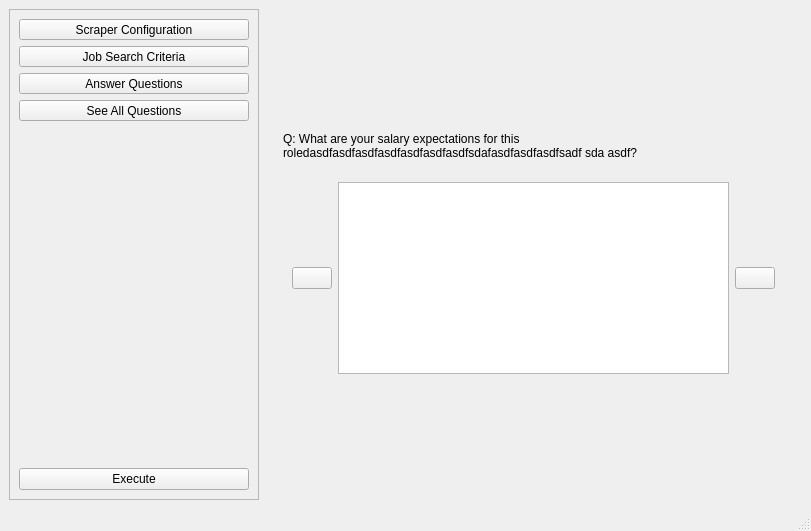
<?xml version="1.0" encoding="UTF-8"?>
<ui version="4.0">
 <class>MainWindow</class>
 <widget class="QMainWindow" name="MainWindow">
  <property name="geometry">
   <rect>
    <x>0</x>
    <y>0</y>
    <width>811</width>
    <height>531</height>
   </rect>
  </property>
  <property name="windowTitle">
   <string>MainWindow</string>
  </property>
  <widget class="QWidget" name="centralwidget">
   <layout class="QHBoxLayout" name="horizontalLayout_2">
    <item alignment="Qt::AlignmentFlag::AlignHCenter">
     <widget class="QFrame" name="SidebarMenu">
      <property name="sizePolicy">
       <sizepolicy hsizetype="Fixed" vsizetype="Preferred">
        <horstretch>0</horstretch>
        <verstretch>0</verstretch>
       </sizepolicy>
      </property>
      <property name="minimumSize">
       <size>
        <width>250</width>
        <height>0</height>
       </size>
      </property>
      <property name="frameShape">
       <enum>QFrame::Shape::StyledPanel</enum>
      </property>
      <property name="frameShadow">
       <enum>QFrame::Shadow::Raised</enum>
      </property>
      <layout class="QVBoxLayout" name="verticalLayout_4">
       <item>
        <layout class="QVBoxLayout" name="verticalLayout_3">
         <item>
          <widget class="QToolButton" name="ScraperConfigBtn">
           <property name="sizePolicy">
            <sizepolicy hsizetype="Expanding" vsizetype="Fixed">
             <horstretch>0</horstretch>
             <verstretch>0</verstretch>
            </sizepolicy>
           </property>
           <property name="text">
            <string>Scraper Configuration</string>
           </property>
           <property name="icon">
            <iconset resource="resources.qrc">
             <normaloff>:/icons/assets/icons/robot.svg</normaloff>:/icons/assets/icons/robot.svg</iconset>
           </property>
           <property name="toolButtonStyle">
            <enum>Qt::ToolButtonStyle::ToolButtonTextBesideIcon</enum>
           </property>
          </widget>
         </item>
         <item>
          <widget class="QToolButton" name="JobSearchCriteriaBtn">
           <property name="sizePolicy">
            <sizepolicy hsizetype="Expanding" vsizetype="Fixed">
             <horstretch>0</horstretch>
             <verstretch>0</verstretch>
            </sizepolicy>
           </property>
           <property name="text">
            <string>Job Search Criteria</string>
           </property>
           <property name="icon">
            <iconset resource="resources.qrc">
             <normaloff>:/icons/assets/icons/work.svg</normaloff>:/icons/assets/icons/work.svg</iconset>
           </property>
           <property name="toolButtonStyle">
            <enum>Qt::ToolButtonStyle::ToolButtonTextBesideIcon</enum>
           </property>
          </widget>
         </item>
         <item>
          <widget class="QToolButton" name="AnswerQuestionsBtn">
           <property name="sizePolicy">
            <sizepolicy hsizetype="Expanding" vsizetype="Fixed">
             <horstretch>0</horstretch>
             <verstretch>0</verstretch>
            </sizepolicy>
           </property>
           <property name="text">
            <string>Answer Questions</string>
           </property>
           <property name="icon">
            <iconset resource="resources.qrc">
             <normaloff>:/icons/assets/icons/person_raised_hand.svg</normaloff>:/icons/assets/icons/person_raised_hand.svg</iconset>
           </property>
           <property name="toolButtonStyle">
            <enum>Qt::ToolButtonStyle::ToolButtonTextBesideIcon</enum>
           </property>
          </widget>
         </item>
         <item>
          <widget class="QToolButton" name="SeeAllQuestionsBtn">
           <property name="sizePolicy">
            <sizepolicy hsizetype="Expanding" vsizetype="Fixed">
             <horstretch>0</horstretch>
             <verstretch>0</verstretch>
            </sizepolicy>
           </property>
           <property name="text">
            <string>See All Questions</string>
           </property>
           <property name="icon">
            <iconset resource="resources.qrc">
             <normaloff>:/icons/assets/icons/database.svg</normaloff>:/icons/assets/icons/database.svg</iconset>
           </property>
           <property name="toolButtonStyle">
            <enum>Qt::ToolButtonStyle::ToolButtonTextBesideIcon</enum>
           </property>
          </widget>
         </item>
        </layout>
       </item>
       <item>
        <spacer name="verticalSpacer">
         <property name="orientation">
          <enum>Qt::Orientation::Vertical</enum>
         </property>
         <property name="sizeHint" stdset="0">
          <size>
           <width>20</width>
           <height>40</height>
          </size>
         </property>
        </spacer>
       </item>
       <item>
        <widget class="QPushButton" name="ExecuteBtn">
         <property name="sizePolicy">
          <sizepolicy hsizetype="Minimum" vsizetype="Fixed">
           <horstretch>0</horstretch>
           <verstretch>0</verstretch>
          </sizepolicy>
         </property>
         <property name="text">
          <string>Execute</string>
         </property>
        </widget>
       </item>
      </layout>
     </widget>
    </item>
    <item>
     <widget class="QWidget" name="MainPanel" native="true">
      <property name="sizePolicy">
       <sizepolicy hsizetype="Expanding" vsizetype="Preferred">
        <horstretch>0</horstretch>
        <verstretch>0</verstretch>
       </sizepolicy>
      </property>
      <layout class="QVBoxLayout" name="verticalLayout">
       <item>
        <widget class="QWidget" name="widget_2" native="true">
         <property name="sizePolicy">
          <sizepolicy hsizetype="Preferred" vsizetype="Fixed">
           <horstretch>0</horstretch>
           <verstretch>0</verstretch>
          </sizepolicy>
         </property>
         <layout class="QVBoxLayout" name="verticalLayout_2">
          <item>
           <widget class="QLabel" name="QuestionLabel">
            <property name="sizePolicy">
             <sizepolicy hsizetype="Minimum" vsizetype="Minimum">
              <horstretch>0</horstretch>
              <verstretch>0</verstretch>
             </sizepolicy>
            </property>
            <property name="maximumSize">
             <size>
              <width>16777215</width>
              <height>200</height>
             </size>
            </property>
            <property name="text">
             <string>Q: What are your salary expectations for this roledasdfasdfasdfasdfasdfasdfasdfsdafasdfasdfasdfsadf sda asdf?</string>
            </property>
            <property name="alignment">
             <set>Qt::AlignmentFlag::AlignLeading|Qt::AlignmentFlag::AlignLeft|Qt::AlignmentFlag::AlignVCenter</set>
            </property>
            <property name="wordWrap">
             <bool>true</bool>
            </property>
           </widget>
          </item>
          <item>
           <widget class="QWidget" name="widget" native="true">
            <property name="sizePolicy">
             <sizepolicy hsizetype="Preferred" vsizetype="Fixed">
              <horstretch>0</horstretch>
              <verstretch>0</verstretch>
             </sizepolicy>
            </property>
            <layout class="QHBoxLayout" name="horizontalLayout">
             <item>
              <widget class="QPushButton" name="LeftArrowButton">
               <property name="sizePolicy">
                <sizepolicy hsizetype="Fixed" vsizetype="Fixed">
                 <horstretch>0</horstretch>
                 <verstretch>0</verstretch>
                </sizepolicy>
               </property>
               <property name="text">
                <string/>
               </property>
               <property name="icon">
                <iconset resource="resources.qrc">
                 <normaloff>:/icons/assets/icons/arrow_left.svg</normaloff>:/icons/assets/icons/arrow_left.svg</iconset>
               </property>
              </widget>
             </item>
             <item>
              <widget class="QTextEdit" name="FreeResponseEdit">
               <property name="sizePolicy">
                <sizepolicy hsizetype="MinimumExpanding" vsizetype="MinimumExpanding">
                 <horstretch>0</horstretch>
                 <verstretch>0</verstretch>
                </sizepolicy>
               </property>
               <property name="maximumSize">
                <size>
                 <width>16777215</width>
                 <height>250</height>
                </size>
               </property>
              </widget>
             </item>
             <item>
              <widget class="QPushButton" name="RightArrowButton">
               <property name="sizePolicy">
                <sizepolicy hsizetype="Fixed" vsizetype="Fixed">
                 <horstretch>0</horstretch>
                 <verstretch>0</verstretch>
                </sizepolicy>
               </property>
               <property name="text">
                <string/>
               </property>
               <property name="icon">
                <iconset resource="resources.qrc">
                 <normaloff>:/icons/assets/icons/arrow_right.svg</normaloff>:/icons/assets/icons/arrow_right.svg</iconset>
               </property>
              </widget>
             </item>
            </layout>
           </widget>
          </item>
         </layout>
        </widget>
       </item>
      </layout>
     </widget>
    </item>
   </layout>
  </widget>
  <widget class="QMenuBar" name="menubar">
   <property name="geometry">
    <rect>
     <x>0</x>
     <y>0</y>
     <width>811</width>
     <height>23</height>
    </rect>
   </property>
  </widget>
  <widget class="QStatusBar" name="statusbar"/>
 </widget>
 <resources>
  <include location="resources.qrc"/>
 </resources>
 <connections/>
</ui>
